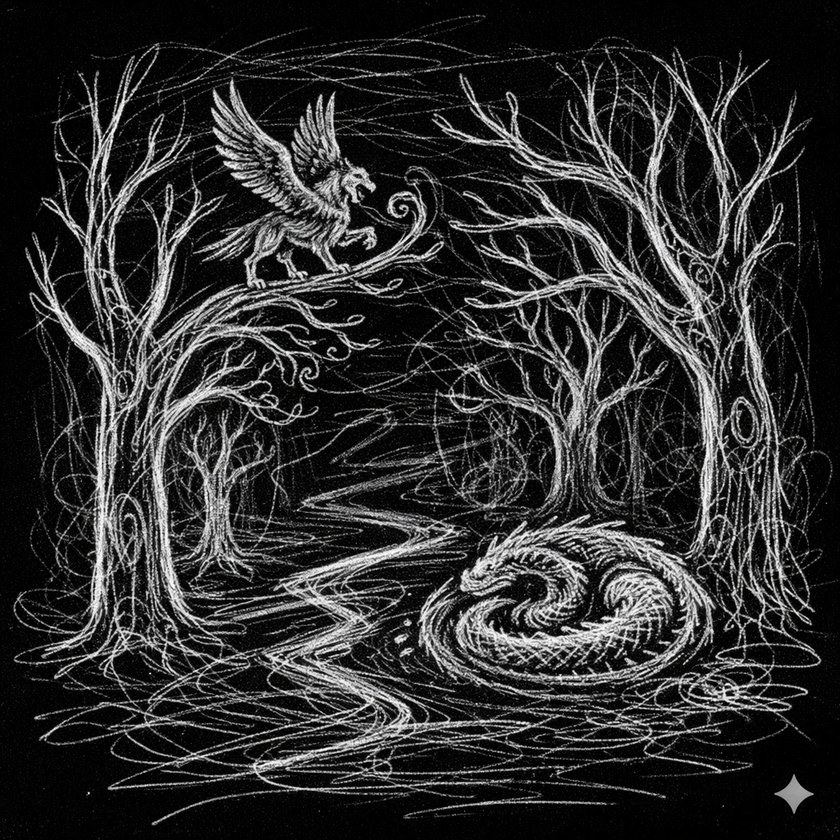
#> input picture __assets__/demos/scribble/forest.png, 840 x 840 px, shrunk from 1024 x 1024 before the run, found by its file name
$ python filter_test2.py
#> lines starting #> are read from the running program, lines starting #| are printed output that depends on the picture; after the words box and inside, x2 and y2 are one past the last pixel; in counts of white or black regions, pixels touching at a corner belong together
import cv2
import numpy as np

# 讀取黑底白線圖
img = cv2.imread('/home/moony/storage/fangci/AnimateDiff/__assets__/demos/scribble/forest.png', cv2.IMREAD_GRAYSCALE)
#> img: shape (840, 840); min 0, max 255, mean 45.5

# 二值化
_, thresh = cv2.threshold(img, 127, 255, cv2.THRESH_BINARY)
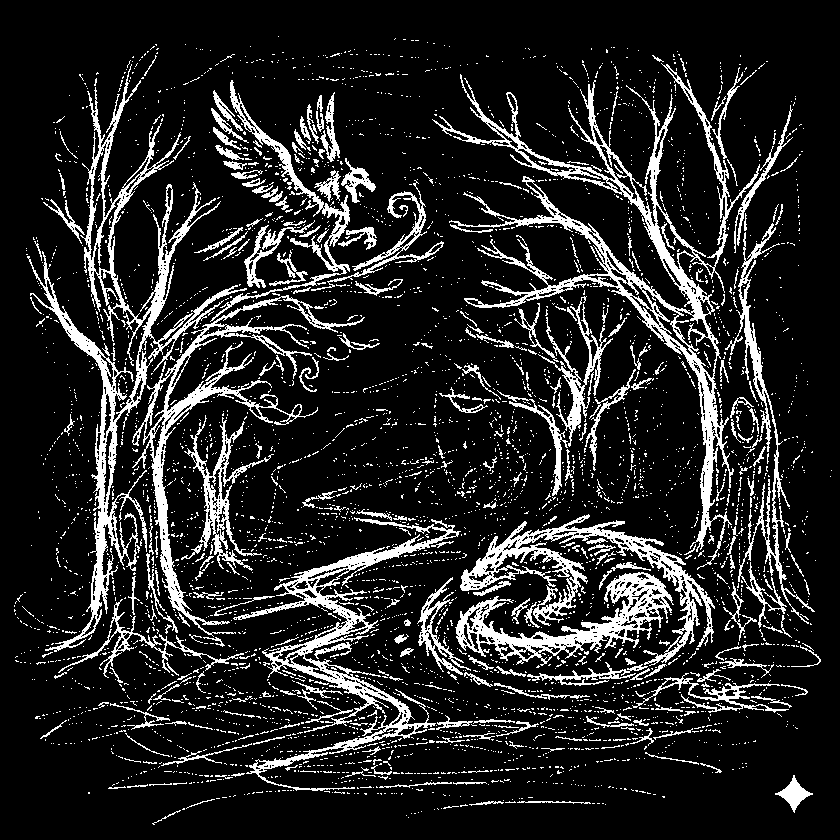
#> thresh: shape (840, 840); 14.6% white; 4310 white regions (4001 under 20 px), largest, box (x1, y1, x2, y2) and area: (432, 63, 760, 570) 14375, (27, 64, 247, 652) 12055, (233, 517, 461, 791) 7719

# 膨脹線條
kernel = cv2.getStructuringElement(cv2.MORPH_RECT, (3, 3))  # 調整(3,3)改變粗細
dilated = cv2.dilate(thresh, kernel, iterations=2)
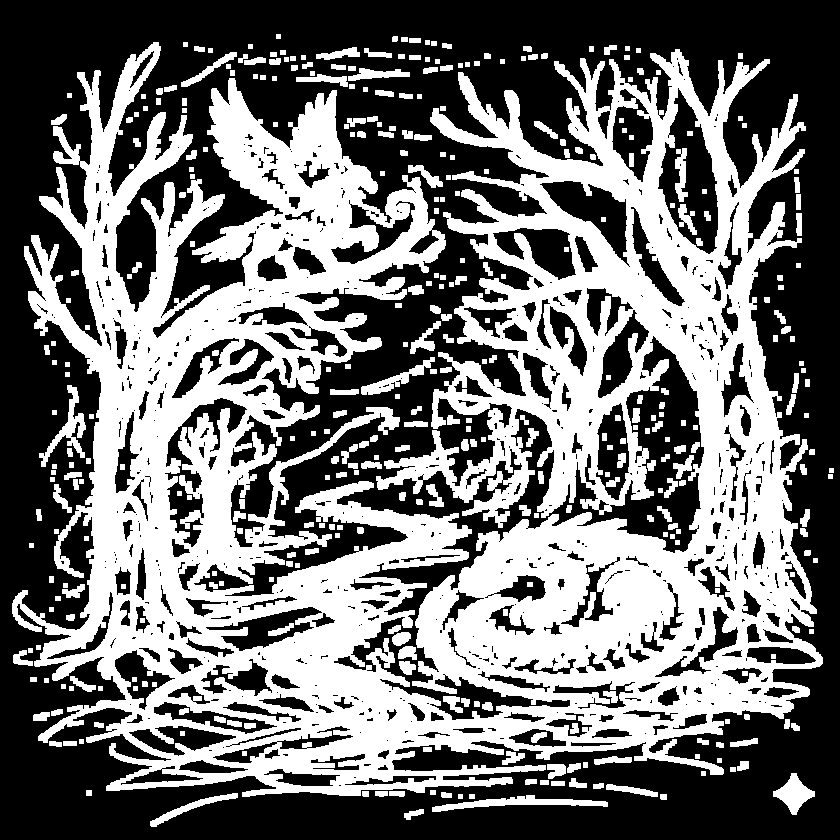
#> dilated: shape (840, 840); 44.7% white; 382 white regions, largest, box (x1, y1, x2, y2) and area: (12, 42, 823, 797) 288706, (432, 795, 608, 812) 1140, (39, 385, 86, 467) 988
dilated = cv2.medianBlur(dilated, 25)
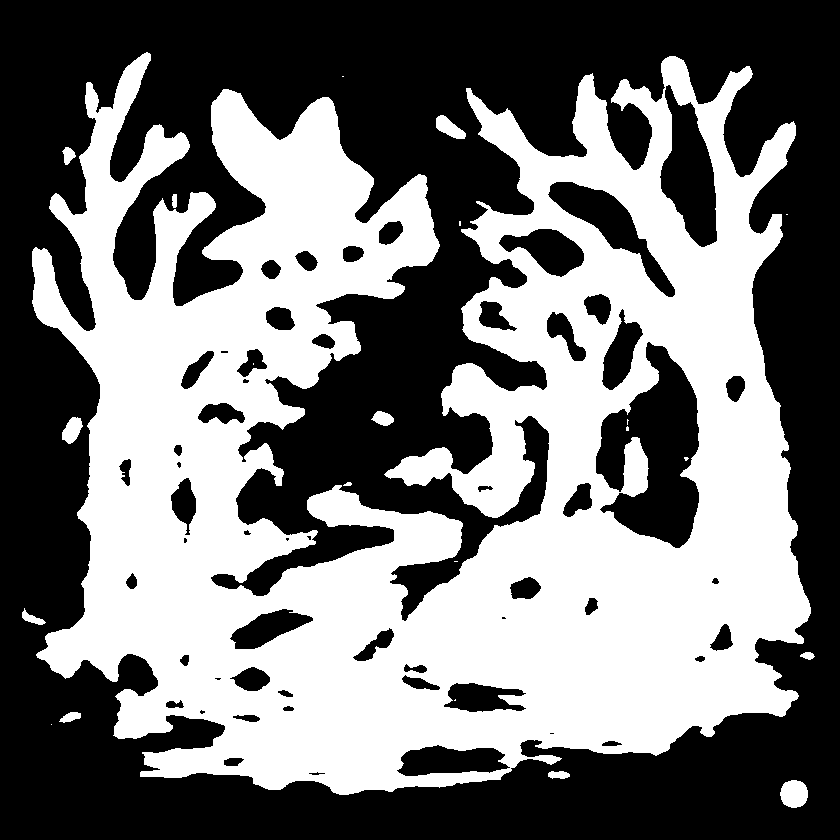
#> dilated: shape (840, 840); 46.4% white; 22 white regions (10 under 20 px), largest, box (x1, y1, x2, y2) and area: (32, 52, 811, 795) 324757, (780, 780, 808, 808) 625, (436, 115, 466, 139) 398
hp_kernal = np.array([[-1, -1, -1],
                    [-1,  9, -1],
                    [-1, -1, -1]], dtype=np.float32)
high_pass = cv2.filter2D(dilated, ddepth=-1, kernel=hp_kernal)
high_pass_image = cv2.convertScaleAbs(high_pass)


# 儲存
cv2.imwrite('/home/moony/storage/fangci/AnimateDiff/__assets__/demos/scribble/forest_contour2.png', high_pass_image)

$ run again, with __assets__/demos/scribble/castle_1.png copied over __assets__/demos/scribble/forest.png
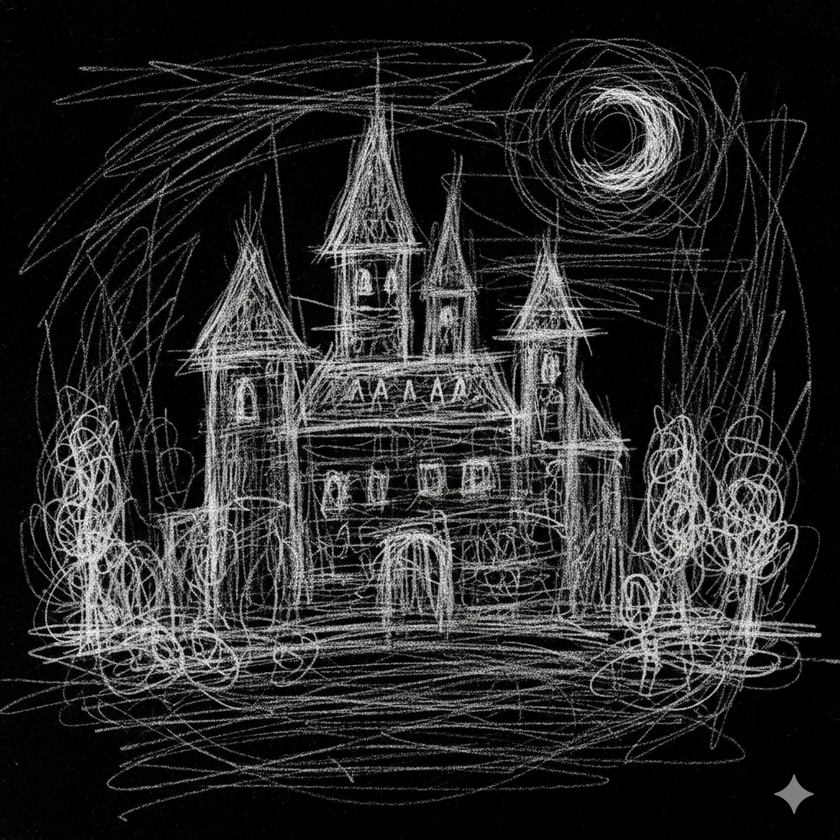
#> input picture __assets__/demos/scribble/castle_1.png, 840 x 840 px, shrunk from 1024 x 1024 before the run, found by its file name
#> `_, thresh = cv2.threshold(img, 127, 255, cv2.THRESH_BINARY)`:
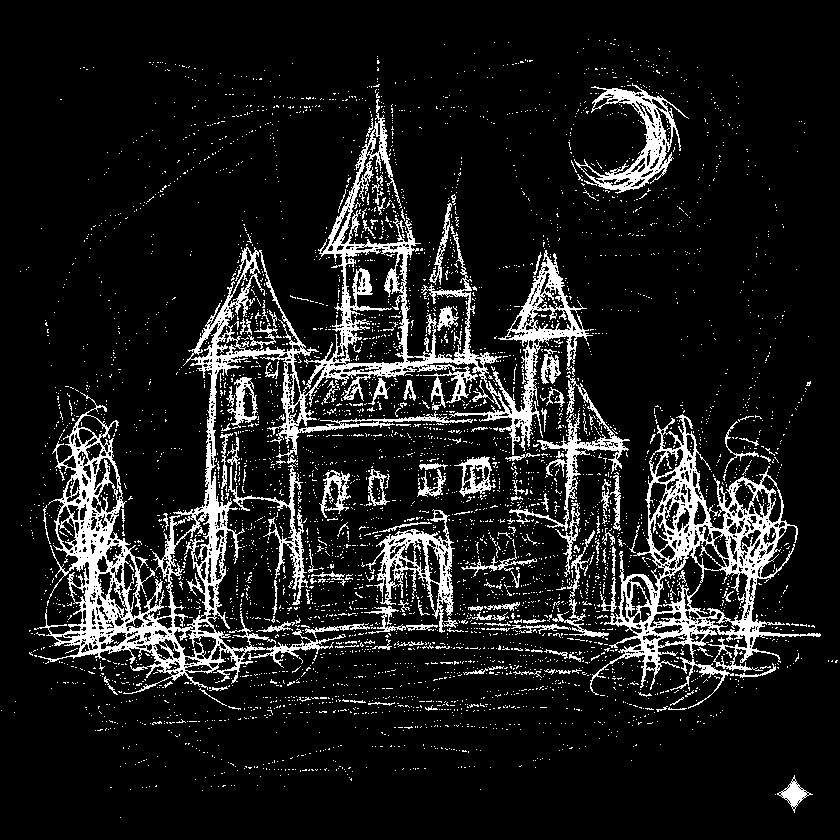
#> thresh: shape (840, 840); 11.4% white; 4639 white regions (4481 under 20 px), largest, box (x1, y1, x2, y2) and area: (34, 99, 593, 694) 33648, (590, 414, 821, 695) 12611, (574, 83, 689, 194) 3069
#> `dilated = cv2.medianBlur(dilated, 25)`:
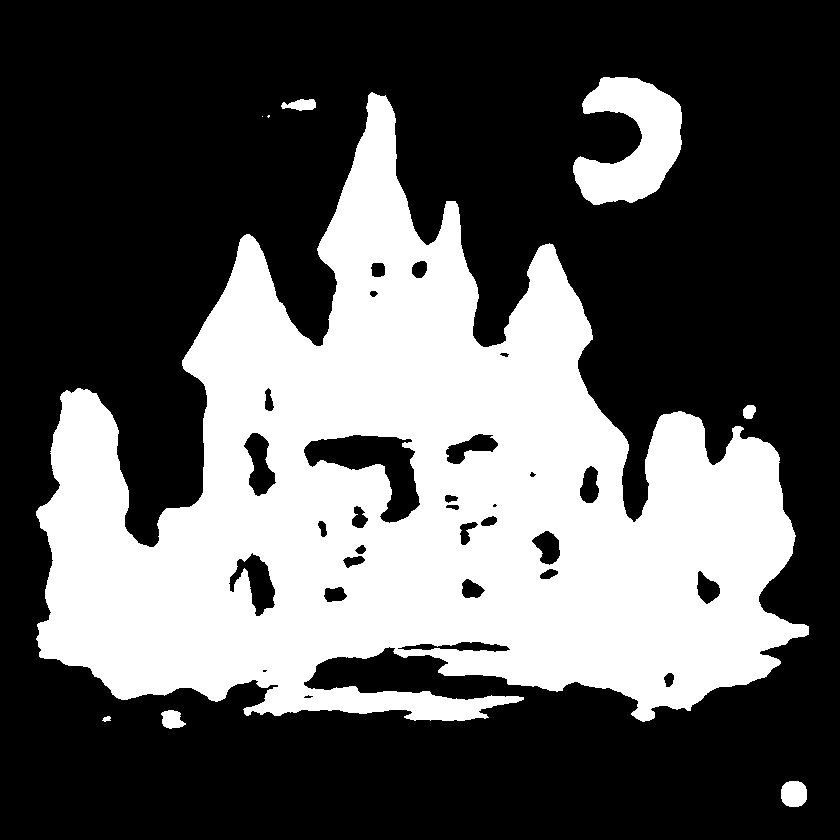
#> dilated: shape (840, 840); 35.3% white; 9 white regions (2 under 20 px), largest, box (x1, y1, x2, y2) and area: (36, 92, 809, 722) 239114, (573, 77, 682, 205) 8240, (781, 781, 807, 807) 577
